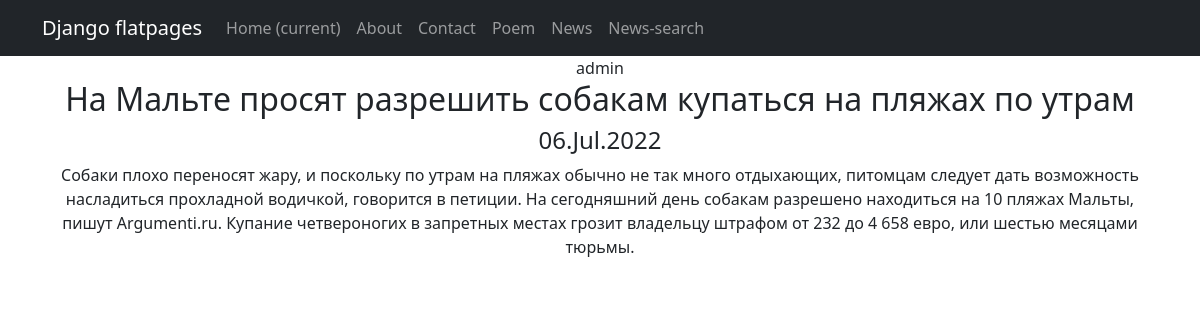
Screenshot of /news/1 with the database file from the repository.
### newsapp/models.py (models this page shows, shortened)
class Post(models.Model):
    name = models.CharField(max_length=64, unique=True)
    description = models.TextField()
    category = models.ManyToManyField(Category, through='PostCategory', related_name='news')
    type = models.CharField(max_length=50, choices=[('article', 'article'),('news', 'news')])
    post_time_create = models.DateTimeField(auto_now_add=True)
    author = models.ForeignKey(Author, on_delete=models.CASCADE)

class Author(models.Model):
    user = models.OneToOneField(User, on_delete=models.CASCADE)
    def __str__(self):
        return self.user.username

### newsapp/views.py (the view)
# urls.py: path('<int:pk>', PostDetail.as_view(), name='one_news'),
class PostDetail(DetailView):
    model = Post
    template_name = 'one_news.html'
    context_object_name = 'one_news'

### newsapp/templatetags/custom_filters.py (called while the page is built)
@register.filter()
def censor(text):
    texts = [text]
    for word in texts:
        for i in range(len(cencored_list)):
            word = word.replace(cencored_list[i], cencored_stars[i])
    return word

### templates/one_news.html (shortened to what this page needs)
{% extends 'flatpages/default.html' %}
{% load custom_filters %}
{% block content %}
{{ one_news.author }}
<h2>{{ one_news.name | censor }}</h2>
<h4>{{ one_news.post_time_create|date:'d.M.Y'  }}</h4>
{{ one_news.description | censor }}
{% endblock content %}

### rows the page displays
Post: author "admin", name|censor "На Мальте просят разрешить собакам купаться на пляжах по утрам", post_time_create "06.Jul.2022", description|censor "Собаки плохо переносят жару, и поскольку по утрам на пляжах обычно не так много отдыхающих, питомцам следует дать возможность насладиться прохладной водичкой, говорится в петиции. На сегодняшний день собакам разрешено находиться на 10 пляжах Мальты, пишут Argumenti.ru. Купание четвероногих в запретных местах грозит владельцу штрафом от 232 до 4 658 евро, или шестью месяцами тюрьмы."
